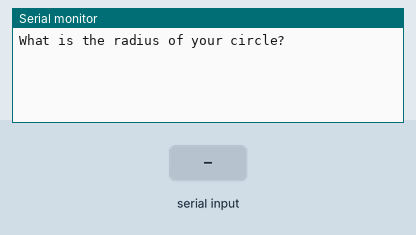
This sketch was run on a simulated Arduino Uno, built with avr-gcc and run on an emulated ATmega328P. On the bench: the last lines printed to the serial monitor. The test bench sets the inputs (shaded band).

Above: at 1.2 s.
1.3 s: "90,45\n" received over Serial
At 1.9 s:
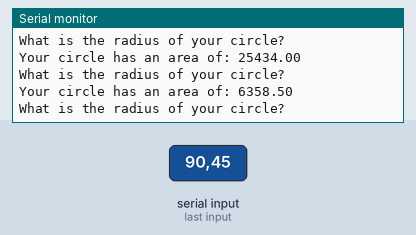
2.8 s: "30,150\n" received over Serial
At 5.2 s:
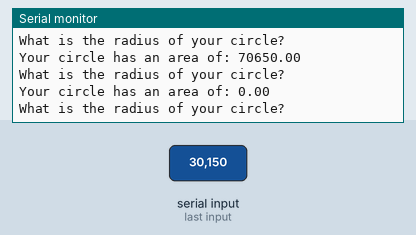
Timing chart, 0 to 6.7 s (numbered marks = the images above; inputs shaded):
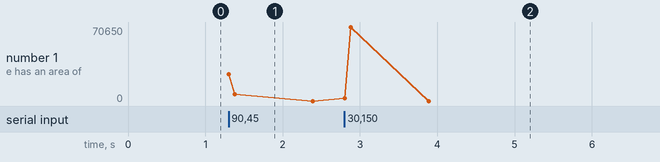

Measured:
- after the input at 1.3 s, the serial monitor: prints a new line at once (image 1)
- after the input at 2.8 s, the serial monitor: prints a new line at once (image 2)

The sketch:

arduino_tutorial_18b.ino
```cpp
/*
 * Tutorial 18 Reading numbers form the serial monitor
 * https://youtu.be/7aP5KL5clWA
 * Part 2 (floats)
 */
const int boadRate = 9600;
const String msg = "What is the radius of your circle?";
const String answer = "Your circle has an area of: ";
const float pi = 3.14;
float radius = 0.;
float area = 0.;

void setup() {
  // put your setup code here, to run once:
  Serial.begin(boadRate);
}

void loop() {
  // put your main code here, to run repeatedly:
  Serial.println(msg);
  while (Serial.available() == 0) {
    // Do nothing until input is given
  }

  radius = Serial.parseFloat();
  area = pi * (radius * radius);
  Serial.print(answer);
  Serial.println(area);
}
```
